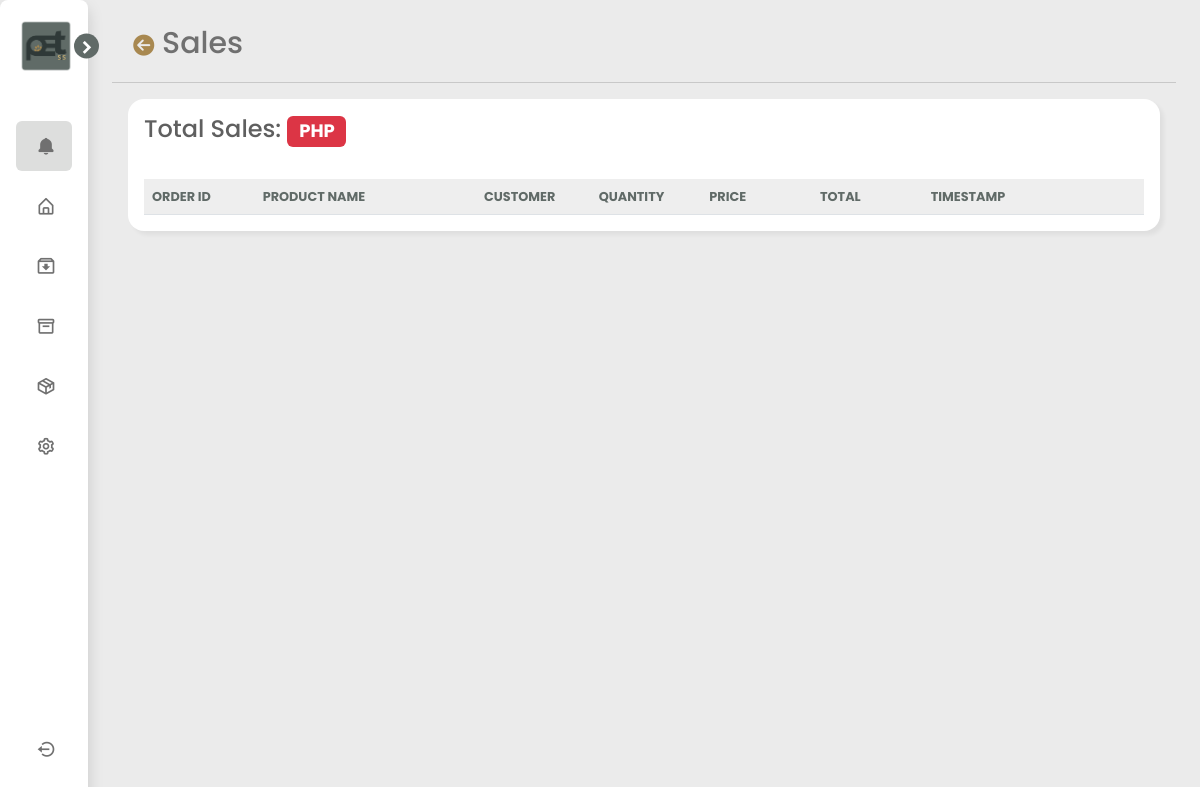
Page /sales (signed in) on the earlier database version.
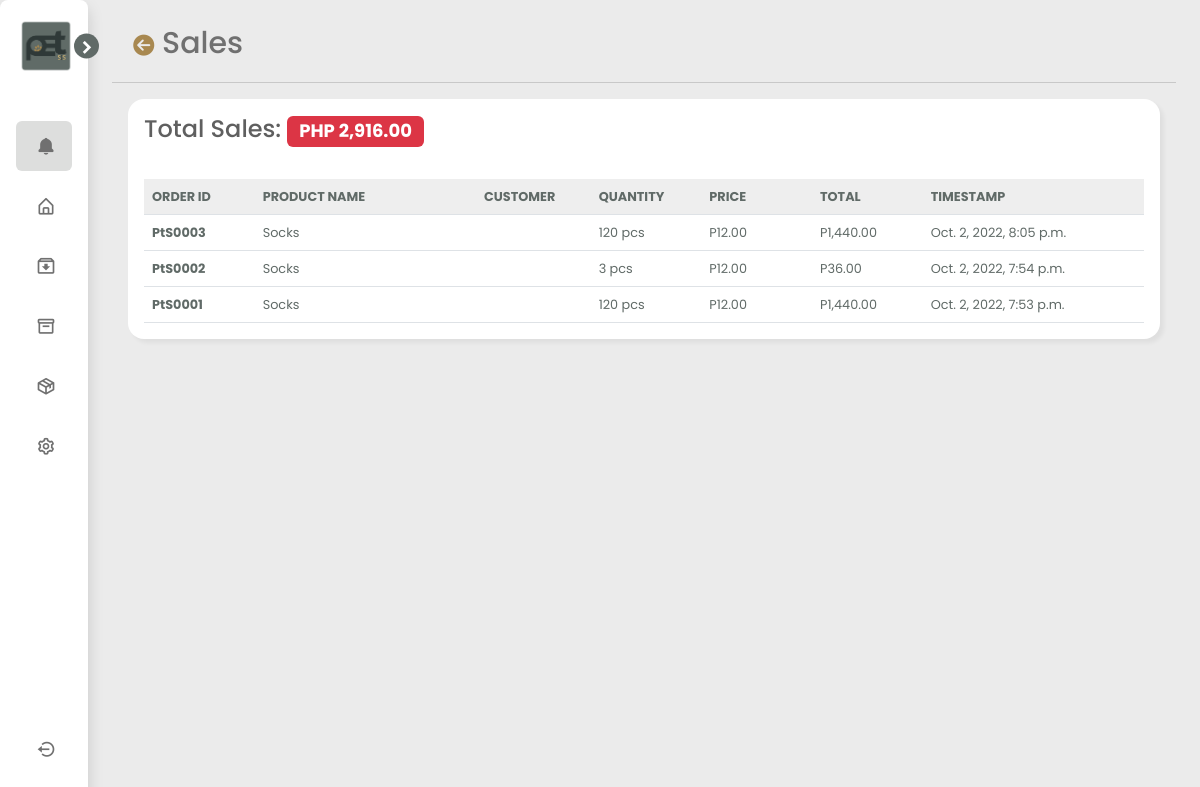
Same page on the later database version.
### petsis_app/models.py (models this page shows, shortened)
class OrderLatestStatus(models.Model):
    order_obj = models.ForeignKey(Order, on_delete=models.CASCADE, related_name="order_latest_status")
    status = models.CharField(max_length=10)
    orderdatetime = models.DateTimeField(default=timezone.now)

class Order(models.Model):
    user = models.ForeignKey(User, on_delete=models.CASCADE, related_name="user_orders")
    order_id = models.CharField(max_length=500, editable=False)
    customer_name = models.CharField(max_length=30)
    product = models.ForeignKey(InventoryItems, on_delete=models.PROTECT, related_name="inventoryitems_orders")
    order_price = models.FloatField()
    quantity = models.IntegerField()
    total = models.FloatField()
    order_created = models.DateTimeField(default=timezone.now)

class InventoryItems(models.Model):
    user = models.ForeignKey(User, on_delete=models.CASCADE, related_name="user_inventory")
    product = models.CharField(max_length=100)
    quantity = models.IntegerField()
    unit = models.CharField(max_length=10)
    price = models.FloatField()
    category = models.ForeignKey(CategoryList, on_delete=models.SET_NULL, blank=True, null=True)
    item_img = models.ImageField(blank=True, upload_to='images/')
    status = models.CharField(max_length=10, blank=True, default="visible")
    def __str__(self):
        return f"{self.product}"

### petsis_app/views.py (the view)
# urls.py: path("sales", views.sales, name="sales"),
@login_required
def sales(request):
    username = request.user.get_username()
    user = User.objects.get(username=username)
    sales_total = OrderLatestStatus.objects.filter(order_obj__user= user, status="Completed").aggregate(total = Sum('order_obj__total'))
    sales_list = OrderLatestStatus.objects.filter(order_obj__user= user, status="Completed").order_by('-orderdatetime', '-order_obj__order_id')
    context ={
        "sales_list": sales_list,
        "sales_total": sales_total['total'],
    }
    return render(request, "petsis_app/sales.html", context)

### petsis_app/templates/petsis_app/sales.html (shortened to what this page needs)
{% extends 'petsis_app/layout.html' %}
{% load static %}
{% block page_header %}
<a href="{% url 'index' %}"><i class="fa-solid fa-circle-arrow-left back-bttn"></i></a> Sales
{% endblock%}
{% block content %}
<link href="{% static 'petsis_app/css/style-orders.css' %}" rel="stylesheet">
<link href="{% static 'petsis_app/css/style-orderhistory.css' %}" rel="stylesheet">
<div class="order-card card m-3" id="activecard">
    <h4 class="m-3">Total Sales: <span class="badge bg-danger"> PHP {{ sales_total|floatformat:"2g" }}</span></h4>
    <div class="card-body">
        <div class="table-responsive">
            <table id="sales" class="table mb-0">
                <thead>
                    <tr>
                        <th class="col-md-1" scope="col">ORDER ID</th>
                        <th class="col-md-2" scope="col">PRODUCT NAME</th>
                        <th class="col-md-1" scope="col">CUSTOMER</th>
                        <th class="col-md-1" scope="col">QUANTITY</th>
                        <th class="col-md-1" scope="col">PRICE</th>
                        <th class="col-md-1" scope="col">TOTAL</th>
                        <th class="col-md-2" scope="col">TIMESTAMP</th>
                    </tr>
                </thead>
                <tbody>
                        {% for sales in sales_list %}
                            <tr>
                                <th scope="row">{{ sales.order_obj.order_id }}</th>
                                <td>{{ sales.order_obj.product }}</td>
                                <td>{{ sales.order_obj.customer_name }}</td>
                                <td>{{ sales.order_obj.quantity }} {{ sales.order_obj.product.unit }}s</td>
                                <td>P{{ sales.order_obj.order_price|floatformat:"2g" }}</td>
                                <td>P{{ sales.order_obj.total|floatformat:"2g" }}</td>
                                <td>{{ sales.order_obj.order_created }}</td>
                            </tr>
                        {% endfor %}
                    </tbody>
                </table>
            </div>
        </div>
</div>
{% endblock %}

Differences in the rows shown:
added OrderLatestStatus: order_obj.order_id "PtS0003", order_obj.product "Socks", order_obj.quantity "120", order_obj.product.unit "pc", order_obj.order_price "12.00", order_obj.total "1,440.00", order_obj.order_created "Oct. 2, 2022, 8:05 p.m."
added OrderLatestStatus: order_obj.order_id "PtS0002", order_obj.product "Socks", order_obj.quantity "3", order_obj.product.unit "pc", order_obj.order_price "12.00", order_obj.total "36.00", order_obj.order_created "Oct. 2, 2022, 7:54 p.m."
added OrderLatestStatus: order_obj.order_id "PtS0001", order_obj.product "Socks", order_obj.quantity "120", order_obj.product.unit "pc", order_obj.order_price "12.00", order_obj.total "1,440.00", order_obj.order_created "Oct. 2, 2022, 7:53 p.m."
Other differences:
{{ sales_total|floatformat:"2g" }}: (not shown) → "2,916.00"
